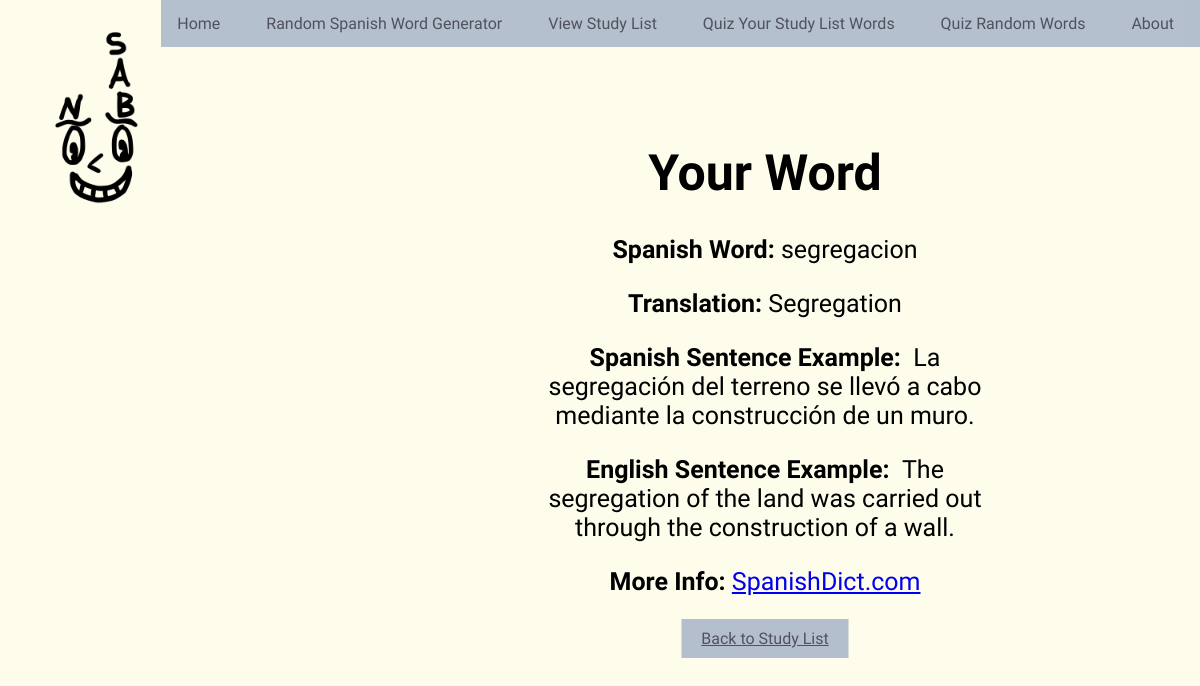
The app's page /word_detail/2 with its own data.
### main.py (models this page shows)
class StudyList(db.Model):
    id = db.Column(db.Integer, primary_key=True)
    spanish_word = db.Column(db.String(100), nullable=False, unique=True)
    english_word = db.Column(db.String(100), nullable=False, unique=True)
    spanish_sentence = db.Column(db.String(500), nullable=False, unique=True)
    english_sentence = db.Column(db.String(500), nullable=False, unique=True)
    audio = db.Column(db.String(200), nullable=False, unique=True)

### main.py (the view)
@app.route('/word_detail/<int:word_id>')
def word_detail(word_id):
    word = StudyList.query.get(word_id)
    spanish_word = word.spanish_word
    english_word = word.english_word
    spanish_sentence = word.spanish_sentence
    english_sentence = word.english_sentence
    audio = word.audio
    if "None" in audio:
        audio = None
    if word is not None:
        return render_template('word_detail.html', spanish_word=spanish_word, english_word=english_word, spanish_sentence=spanish_sentence, english_sentence=english_sentence, audio=audio)
    else:
        flash('Word not found.', 'danger')
        return redirect(url_for('view_study_list'))

### templates/word_detail.html (shortened to what this page needs)
{% extends "template.html" %}
{% block content %}
<!DOCTYPE html>
<html lang="en">
<head>
</head>
<body>
    <div class="word-detail">
        <div id="word">
            <h1>Your Word</h1>
            <p><strong>Spanish Word:</strong> <span id="generated-word">{{ spanish_word }}</span></p>
            <p><strong>Translation:</strong> <span id="generated-word">{{ english_word }}</span></p>
            <p><strong>Spanish Sentence Example:</strong> <span id="generated-word">{{ spanish_sentence }}</span></p>
            <p><strong>English Sentence Example:</strong> <span id="generated-word">{{ english_sentence }}</span></p>
            <p><strong>More Info:</strong> <a href="https://www.spanishdict.com/translation/{{spanish_word}}" target="_blank">SpanishDict.com</a></p>
            <a href="javascript:history.back()" id="back-2-stu-list">Back to Study List</a>
        </div>
    </div>
</body>
</html>
{% endblock %}

### static/css/style.css (style rules this page uses)
body { background-color: #fefceb; }

### static/css/word-detail.css (style rules this page uses)
#word { position: absolute; top: 110px; left: 765px; transform: translateX(-50%); font-family: 'Balsamiq Sans', 'san-serif'; font-size: 25px; gap: 10px; }
.word-detail { text-align: center; }
#back-2-stu-list { font-family: 'Balsamiq Sans', sans-serif; font-size: 16px; color: rgb(80, 82, 92); background-color: #a5b3c8d3; border: none; padding: 10px 20px; margin-top: 10px; cursor: pointer; margin-left: 0px; }

### records on screen
StudyList: spanish_word "segregacion", english_word "Segregation", spanish_sentence "La segregación del terreno se llevó a cabo mediante la construcción de un muro.", english_sentence "The segregation of the land was carried out through the construction of a wall."
